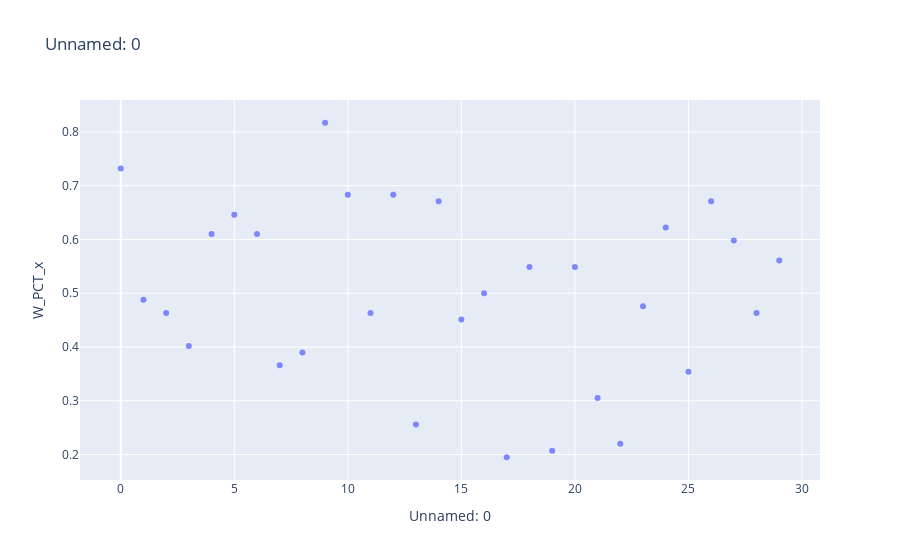
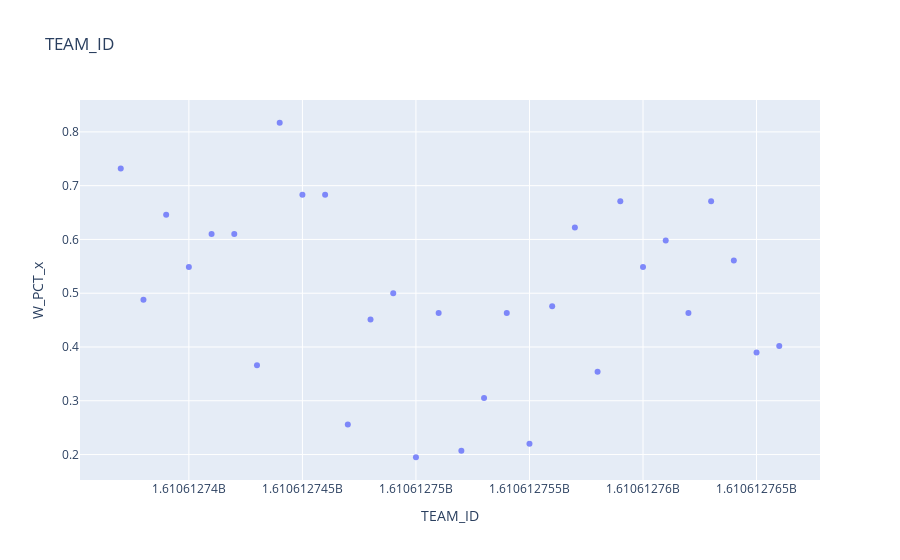
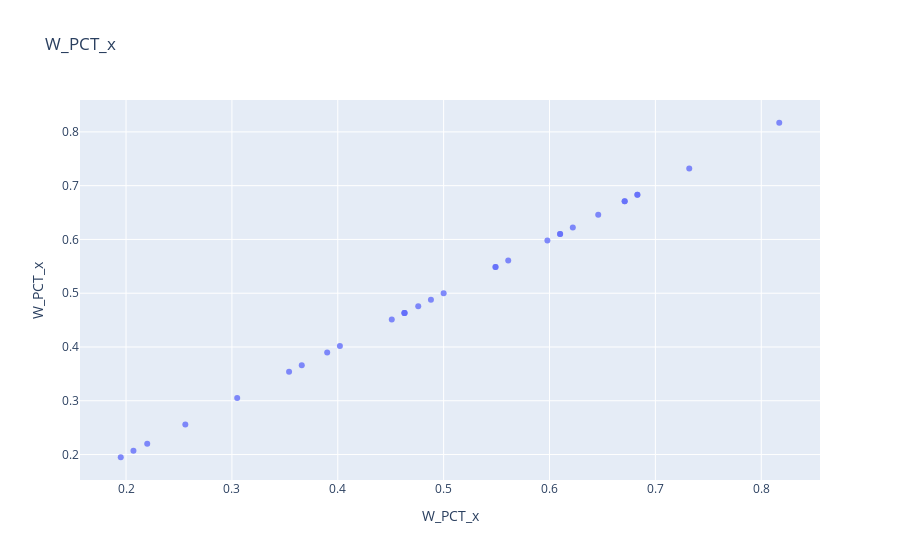
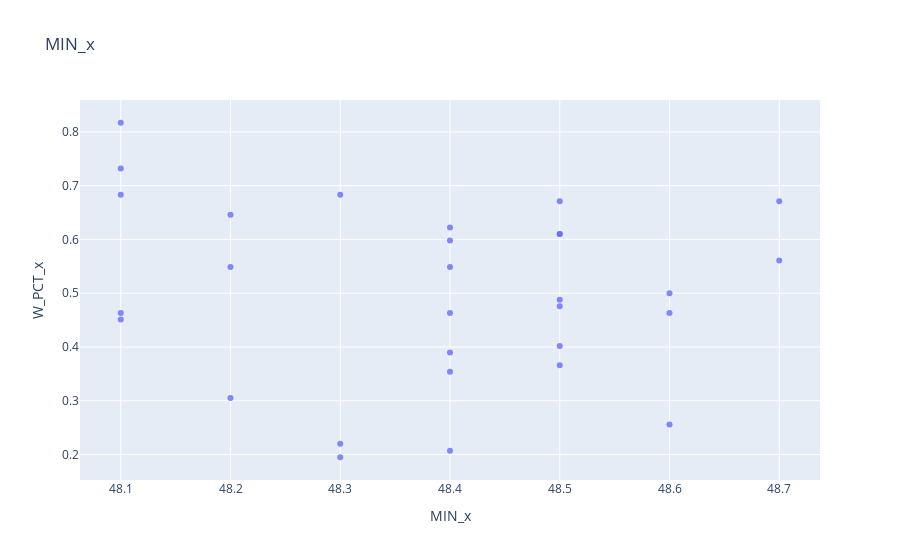

These figures' notebook cell, in order:
### Code cell
for i in updated_df.columns:
    df = pd.read_csv('Data/2014-15_stats.csv')
    fig = px.scatter(updated_df, x=i, y='W_PCT_x', opacity=0.8, title=i)
    fig.show()

### Figure 1 — Plotly figure (JSON) as saved in the notebook; plotly's stock layout.template omitted (floating-point values rounded to 4 significant figures)
{"data": [{"hovertemplate": "Unnamed: 0=%{x}<br>W_PCT_x=%{y}<extra></extra>", "legendgroup": "", "marker": {"color": "#636efa", "opacity": 0.8, "symbol": "circle"}, "mode": "markers", "name": "", "orientation": "v", "showlegend": false, "type": "scatter", "x": [0, 1, 2, 3, 4, 5, 6, 7, 8, 9, 10, 11, 12, 13, 14, 15, 16, 17, 18, 19, 20, 21, 22, 23, 24, 25, 26, 27, 28, 29], "xaxis": "x", "y": [0.732, 0.488, 0.463, 0.402, 0.61, 0.646, 0.61, 0.366, 0.39, 0.817, 0.683, 0.463, 0.683, 0.256, 0.671, 0.451, 0.5, 0.195, 0.549, 0.207, 0.549, 0.305, 0.22, 0.476, 0.622, 0.354, 0.671, 0.598, 0.463, 0.561], "yaxis": "y"}], "layout": {"legend": {"tracegroupgap": 0}, "title": {"text": "Unnamed: 0"}, "xaxis": {"anchor": "y", "domain": [0, 1], "title": {"text": "Unnamed: 0"}}, "yaxis": {"anchor": "x", "domain": [0, 1], "title": {"text": "W_PCT_x"}}}}

### Figure 2 — Plotly figure (JSON) as saved in the notebook; plotly's stock layout.template omitted (floating-point values rounded to 4 significant figures)
{"data": [{"hovertemplate": "TEAM_ID=%{x}<br>W_PCT_x=%{y}<extra></extra>", "legendgroup": "", "marker": {"color": "#636efa", "opacity": 0.8, "symbol": "circle"}, "mode": "markers", "name": "", "orientation": "v", "showlegend": false, "type": "scatter", "x": [1610612737, 1610612738, 1610612751, 1610612766, 1610612741, 1610612739, 1610612742, 1610612743, 1610612765, 1610612744, 1610612745, 1610612754, 1610612746, 1610612747, 1610612763, 1610612748, 1610612749, 1610612750, 1610612740, 1610612752, 1610612760, 1610612753, 1610612755, 1610612756, 1610612757, 1610612758, 1610612759, 1610612761, 1610612762, 1610612764], "xaxis": "x", "y": [0.732, 0.488, 0.463, 0.402, 0.61, 0.646, 0.61, 0.366, 0.39, 0.817, 0.683, 0.463, 0.683, 0.256, 0.671, 0.451, 0.5, 0.195, 0.549, 0.207, 0.549, 0.305, 0.22, 0.476, 0.622, 0.354, 0.671, 0.598, 0.463, 0.561], "yaxis": "y"}], "layout": {"legend": {"tracegroupgap": 0}, "title": {"text": "TEAM_ID"}, "xaxis": {"anchor": "y", "domain": [0, 1], "title": {"text": "TEAM_ID"}}, "yaxis": {"anchor": "x", "domain": [0, 1], "title": {"text": "W_PCT_x"}}}}

### Figure 3 — Plotly figure (JSON) as saved in the notebook; plotly's stock layout.template omitted (floating-point values rounded to 4 significant figures)
{"data": [{"hovertemplate": "W_PCT_x=%{y}<extra></extra>", "legendgroup": "", "marker": {"color": "#636efa", "opacity": 0.8, "symbol": "circle"}, "mode": "markers", "name": "", "orientation": "v", "showlegend": false, "type": "scatter", "x": [0.732, 0.488, 0.463, 0.402, 0.61, 0.646, 0.61, 0.366, 0.39, 0.817, 0.683, 0.463, 0.683, 0.256, 0.671, 0.451, 0.5, 0.195, 0.549, 0.207, 0.549, 0.305, 0.22, 0.476, 0.622, 0.354, 0.671, 0.598, 0.463, 0.561], "xaxis": "x", "y": [0.732, 0.488, 0.463, 0.402, 0.61, 0.646, 0.61, 0.366, 0.39, 0.817, 0.683, 0.463, 0.683, 0.256, 0.671, 0.451, 0.5, 0.195, 0.549, 0.207, 0.549, 0.305, 0.22, 0.476, 0.622, 0.354, 0.671, 0.598, 0.463, 0.561], "yaxis": "y"}], "layout": {"legend": {"tracegroupgap": 0}, "title": {"text": "W_PCT_x"}, "xaxis": {"anchor": "y", "domain": [0, 1], "title": {"text": "W_PCT_x"}}, "yaxis": {"anchor": "x", "domain": [0, 1], "title": {"text": "W_PCT_x"}}}}

### Figure 4 — Plotly figure (JSON) as saved in the notebook; plotly's stock layout.template omitted (floating-point values rounded to 4 significant figures)
{"data": [{"hovertemplate": "MIN_x=%{x}<br>W_PCT_x=%{y}<extra></extra>", "legendgroup": "", "marker": {"color": "#636efa", "opacity": 0.8, "symbol": "circle"}, "mode": "markers", "name": "", "orientation": "v", "showlegend": false, "type": "scatter", "x": [48.1, 48.5, 48.6, 48.5, 48.5, 48.2, 48.5, 48.5, 48.4, 48.1, 48.3, 48.4, 48.1, 48.6, 48.5, 48.1, 48.6, 48.3, 48.2, 48.4, 48.4, 48.2, 48.3, 48.5, 48.4, 48.4, 48.7, 48.4, 48.1, 48.7], "xaxis": "x", "y": [0.732, 0.488, 0.463, 0.402, 0.61, 0.646, 0.61, 0.366, 0.39, 0.817, 0.683, 0.463, 0.683, 0.256, 0.671, 0.451, 0.5, 0.195, 0.549, 0.207, 0.549, 0.305, 0.22, 0.476, 0.622, 0.354, 0.671, 0.598, 0.463, 0.561], "yaxis": "y"}], "layout": {"legend": {"tracegroupgap": 0}, "title": {"text": "MIN_x"}, "xaxis": {"anchor": "y", "domain": [0, 1], "title": {"text": "MIN_x"}}, "yaxis": {"anchor": "x", "domain": [0, 1], "title": {"text": "W_PCT_x"}}}}
